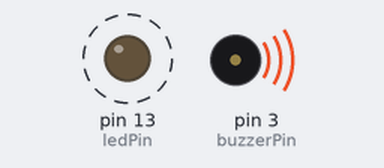
This sketch was run on a simulated Arduino Uno, built with avr-gcc and run on an emulated ATmega328P. Parts: output pins drawn as LEDs (lit = HIGH), buzzer (waves = sounding, pin HIGH). Dashed ring = blinking.

Above: at 0.2 s.
Timing chart, 0 to 4.6 s (numbered marks = the images above):
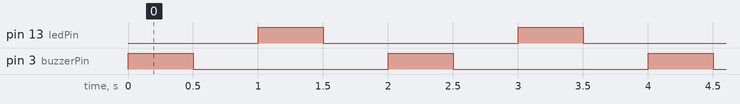

Measured:
- by itself, pin 13 (ledPin), pin 3 (buzzerPin): alternates HIGH for 0.50 s and LOW for 1.5 s
- by itself, everything shown: repeats every 2.0 s, in 4 steps

The sketch:

program3.ino
```cpp
int buzzerPin = 3;
int ledPin = 13;
void setup()
{

  pinMode(buzzerPin, OUTPUT);
  pinMode(ledPin, OUTPUT);
}
void loop()
{
  digitalWrite(buzzerPin,HIGH);
  delay(500);
  digitalWrite(buzzerPin,LOW);
  delay(500);
  digitalWrite(ledPin,HIGH);
  delay(500);
  digitalWrite(ledPin,LOW);
  delay(500);
}
```
